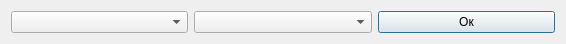
<?xml version="1.0" encoding="UTF-8"?>
<ui version="4.0">
 <class>AlcoChoseItemWidget</class>
 <widget class="QDialog" name="AlcoChoseItemWidget">
  <property name="geometry">
   <rect>
    <x>0</x>
    <y>0</y>
    <width>566</width>
    <height>41</height>
   </rect>
  </property>
  <property name="windowTitle">
   <string>Form</string>
  </property>
  <property name="sizeGripEnabled">
   <bool>false</bool>
  </property>
  <property name="modal">
   <bool>true</bool>
  </property>
  <layout class="QHBoxLayout" name="horizontalLayout">
   <item>
    <widget class="QComboBox" name="W_typeAlco"/>
   </item>
   <item>
    <widget class="QComboBox" name="W_nameAlco"/>
   </item>
   <item>
    <widget class="QPushButton" name="Btn_Ok">
     <property name="text">
      <string>Ок</string>
     </property>
    </widget>
   </item>
  </layout>
 </widget>
 <resources/>
 <connections/>
</ui>
